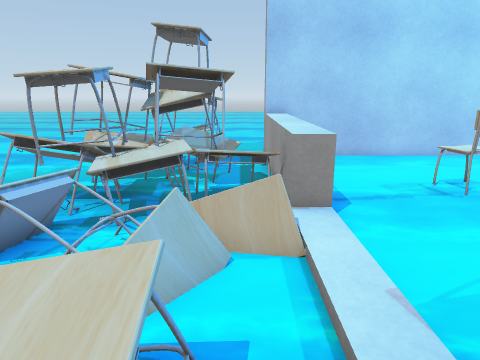
view 1 (above)

19 first-person views from a walk through a scene from a Unity 3-D project. The camera is 1.3 m above the floor, tilts 14° down and sees 70° across. The floor is counted in squares, 0.5 m on a side. Each view is taken from the middle of a square. On the plan, view 1 faces up. The plan holds only what a view shows up to about 20 squares ahead; the rest is blank. The place goes on beyond the plan. The player character is not drawn. Some animated figures are left out. Some surface patterns are stand-ins.

view 2
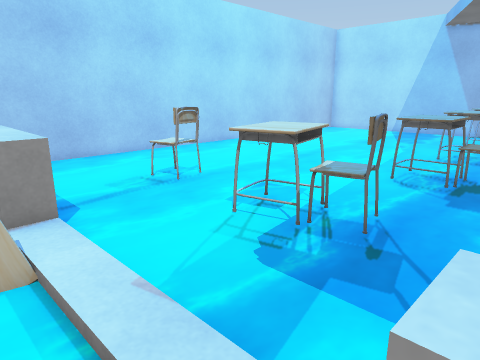

view 3
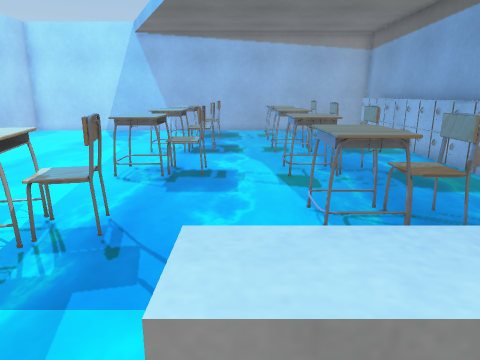

view 4
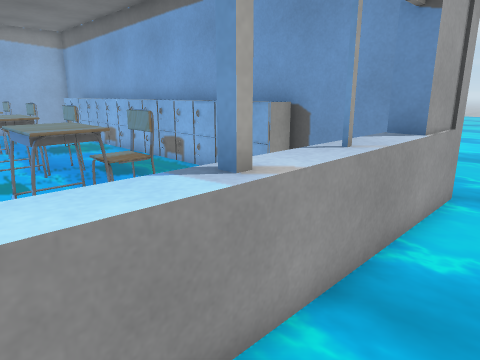

view 5
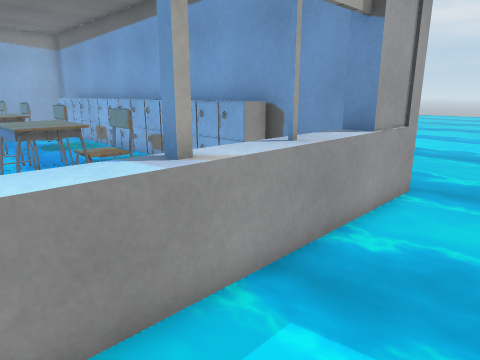

view 6
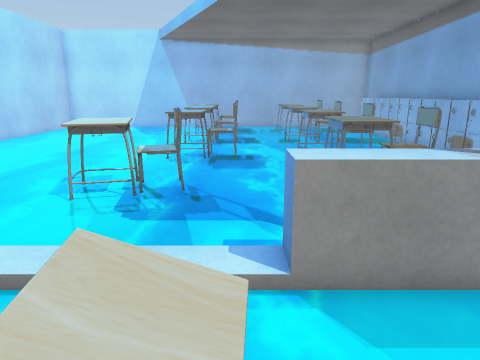

view 7
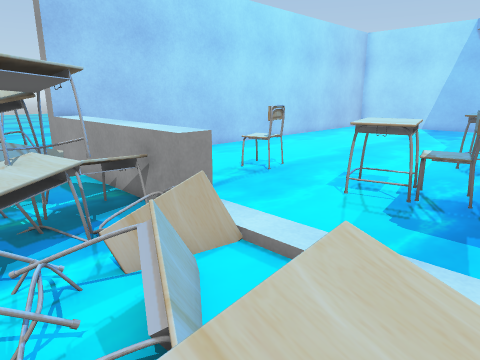

view 8
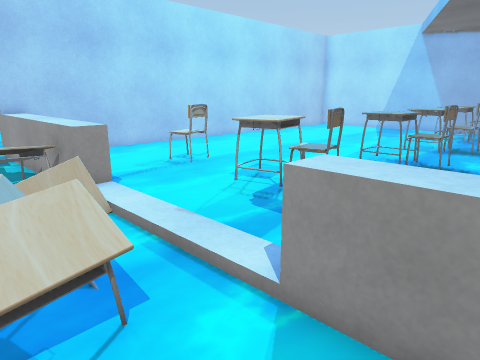

view 9
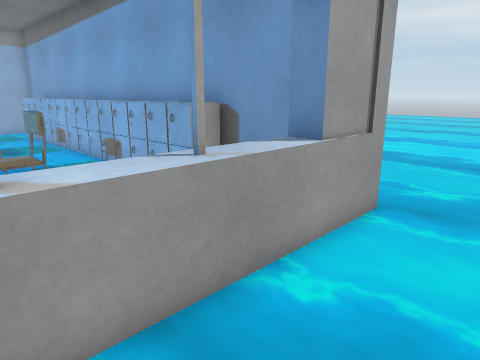

view 10
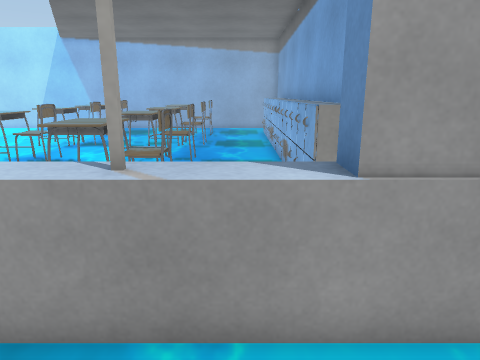

view 11
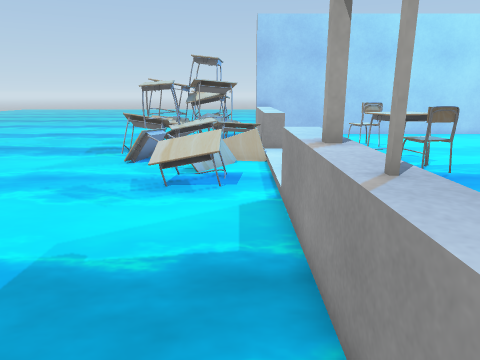

view 12
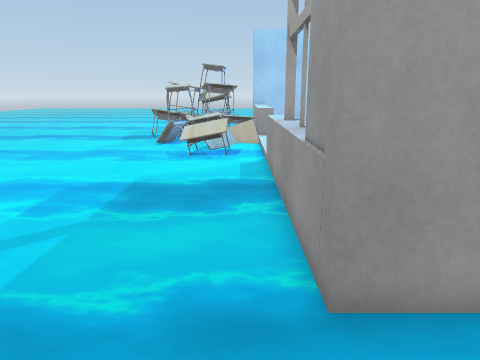

view 13
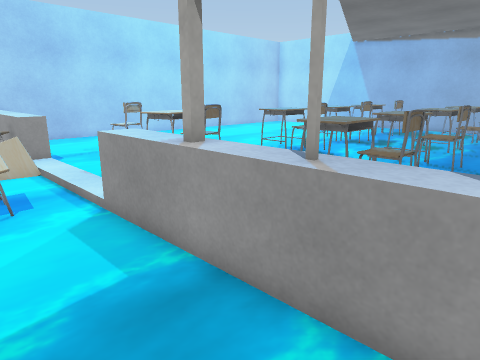

view 14
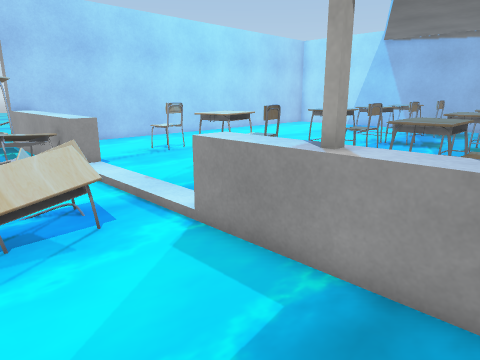

view 15
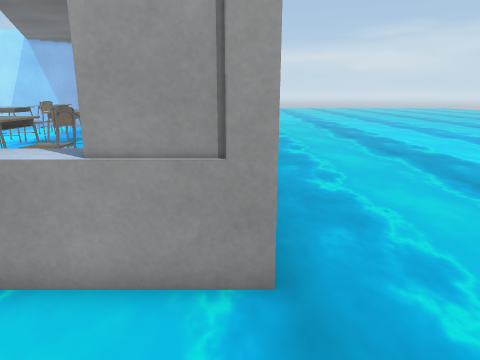

view 16
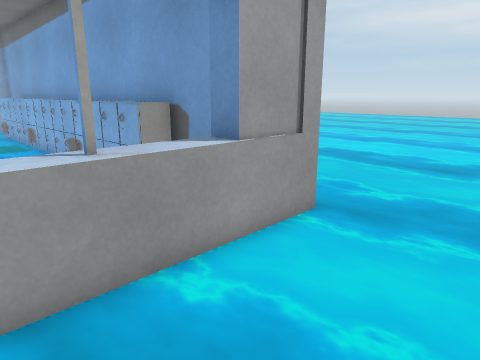

view 17
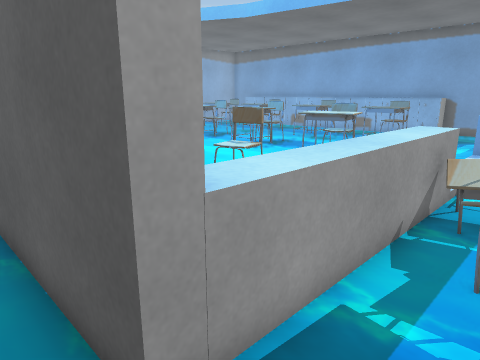

view 18
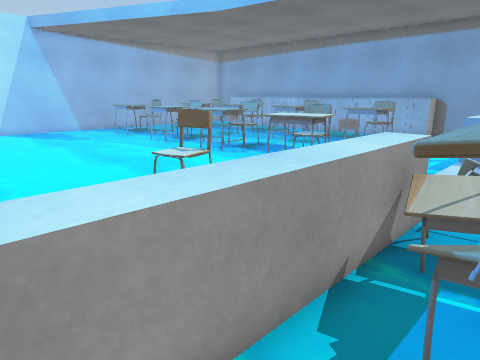

view 19
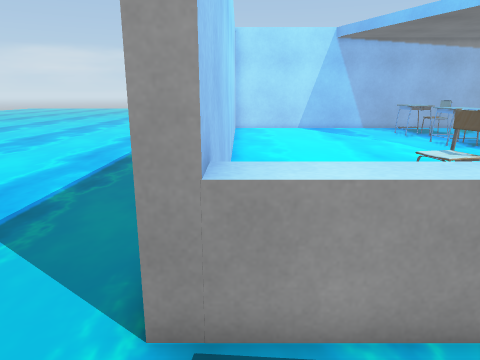

### Floor plan
Key: @ floor where view 1 was taken; # wall or solid block; = window, fence, low wall or low ledge; ~ water the walk can cross; ≈ water the walk keeps out of; ^ raised ledge; E desk; C chair; L locker; O other object.
Columns run from 3 left of view 1 to 23 right of it. Each row starts with its distance up from view 1.
 16   ~~~~~~~~
 15     ≈#####
 14  ~~~^^≈≈≈≈≈≈≈≈≈≈≈≈≈≈≈≈
 13 EOO≈^^ ≈≈≈≈≈≈≈≈≈≈≈≈≈≈≈
 12 EEE≈^^≈≈≈≈≈≈≈≈≈≈≈≈≈≈≈≈
 11 EEEE^^≈≈≈≈≈≈≈≈≈≈≈≈≈≈≈≈≈≈
 10 EEEE^^≈≈≈C≈≈≈≈≈≈≈≈≈≈≈≈≈≈≈≈
  9 EEEEE^≈≈≈CC≈≈≈≈≈≈≈≈≈≈≈≈≈≈≈
  8 EEEEE^≈≈≈C≈≈≈≈≈≈≈≈≈≈≈≈≈≈≈
  7 EEE≈^^≈≈≈≈≈≈≈≈≈≈≈≈≈≈≈≈≈≈≈
  6 EE≈E≈≈≈≈≈≈≈≈≈≈≈≈≈≈≈≈≈≈≈≈≈≈
  5 E≈E≈≈≈≈≈EEE≈≈≈≈≈≈≈≈≈≈≈≈≈≈≈≈
  4 ≈≈E≈≈≈≈≈ECE≈≈EEE≈≈EE≈≈E E≈
  3 ~≈≈≈≈≈≈≈≈CC≈≈EEE≈EEE≈≈EEE
  2 ≈E≈≈≈≈≈≈≈≈≈≈≈ECC≈≈CC≈≈OO≈
  1 ~≈≈≈≈≈≈≈≈≈≈≈≈≈CC≈≈CC≈≈OO
  0 ~~~@^^≈≈≈≈≈≈≈≈≈≈≈≈≈≈≈≈≈≈
 -1 ~~~~^^≈  ≈≈≈≈≈≈≈≈≈≈≈≈≈≈≈
 -2 ~~~~^^≈  EEE≈EEE≈EEE≈≈EEE
 -3 ~~~~^^≈  CC≈≈ECC≈≈CC≈≈OOE
 -4 ~~~~^^≈  CC≈≈≈CC≈≈CC≈≈OO≈≈
 -5 ~~~~^^≈  ≈≈≈≈≈≈≈≈≈≈≈≈≈≈
 -6 ~~~~^^≈≈   ≈≈≈≈≈≈≈≈≈≈≈≈≈≈
 -7 ~~~~^^ ≈    ≈≈≈≈≈≈≈≈≈≈≈≈≈
 -8 ~~~~=   LLLLLLLLLLLLLLLLLO
 -9 ~~~~#####################
-10 ~~~~≈≈≈≈≈≈≈≈≈
-11  ~~~~~~~~~~~~~~~~~~~
-12  ~~~~~~~~~~~~~~~~~~~~
-13   ~~~~~~~~~~~~~~~~~~~
-14   ~~~~~~~~~~~~~~~~~~~
-15   ~~~~~~~~~~~~~~~~~~~
-16   ~~~~~~~~~~~~~~~~~~~
-17   ~~~~~~~~ ~~~~~~~~~~
-18    ~~~~~~~  ~~~~~~~~~
-19    ~~~~~~~~   ~~~~~~~
-20    ~~~~~~~~    ~~~~~~
-21    ~~~~~~~~      ~~~~
-22    ~~~~~~~         ~~

Where each view was taken, in squares from view 1:
view 1: 0 up, 0 right, facing up
view 2: 0 up, 0 right, facing up-right
view 3: 0 up, 0 right, facing right
view 4: 0 up, 1 left, facing down-right
view 5: 0 up, 2 left, facing down-right
view 6: 1 up, 3 left, facing right
view 7: 1 up, 3 left, facing up-right
view 8: 2 down, 2 left, facing up-right
view 9: 2 down, 2 left, facing down-right
view 10: 6 down, 2 left, facing right
view 11: 8 down, 0 right, facing up
view 12: 13 down, 0 right, facing up
view 13: 7 down, 2 left, facing up-right
view 14: 5 down, 3 left, facing up-right
view 15: 9 down, 3 left, facing right
view 16: 3 down, 3 left, facing down-right
view 17: 16 up, 1 left, facing down-right
view 18: 14 up, 1 left, facing down-right
view 19: 14 up, 2 left, facing right
